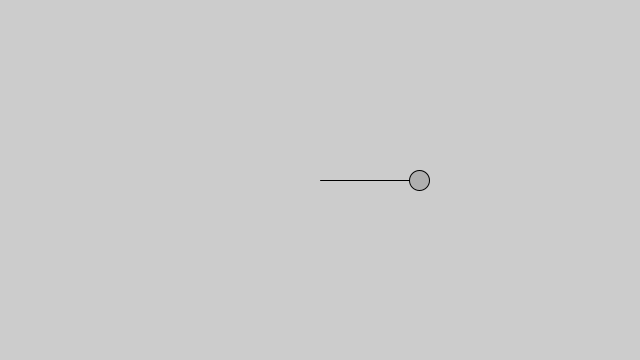
Frame 1 (no input)
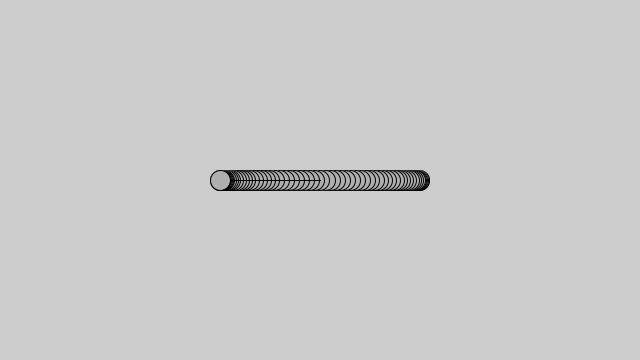
Frame 60 (the mouse pressed at the canvas centre just before this capture)
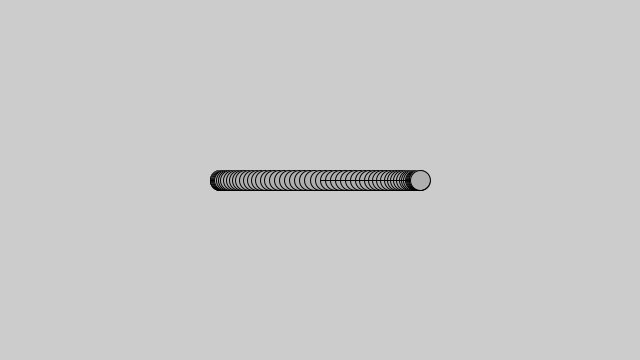
Frame 120 (the mouse held since frame 60 and released just before this capture)

The Processing sketch that drew these frames (run headless with seeded random() and noise(); from frame 60 on, the mouse is pressed at the canvas centre):

// Processing sketch: Oscillation1
// ── Oscillation1.pde


void setup() {
 size(640, 360); 
}


void draw() {
  


float amplitude = 100; //  greatest distance from center of movement - measured in pixels
float period = 120;  // time of one cycle, measured in frames

float x = amplitude * cos(TWO_PI * frameCount / period);

stroke(0);
fill(175);
translate(width/2, height/2);
line(0,0,x,0);
ellipse(x,0,20,20);

}
